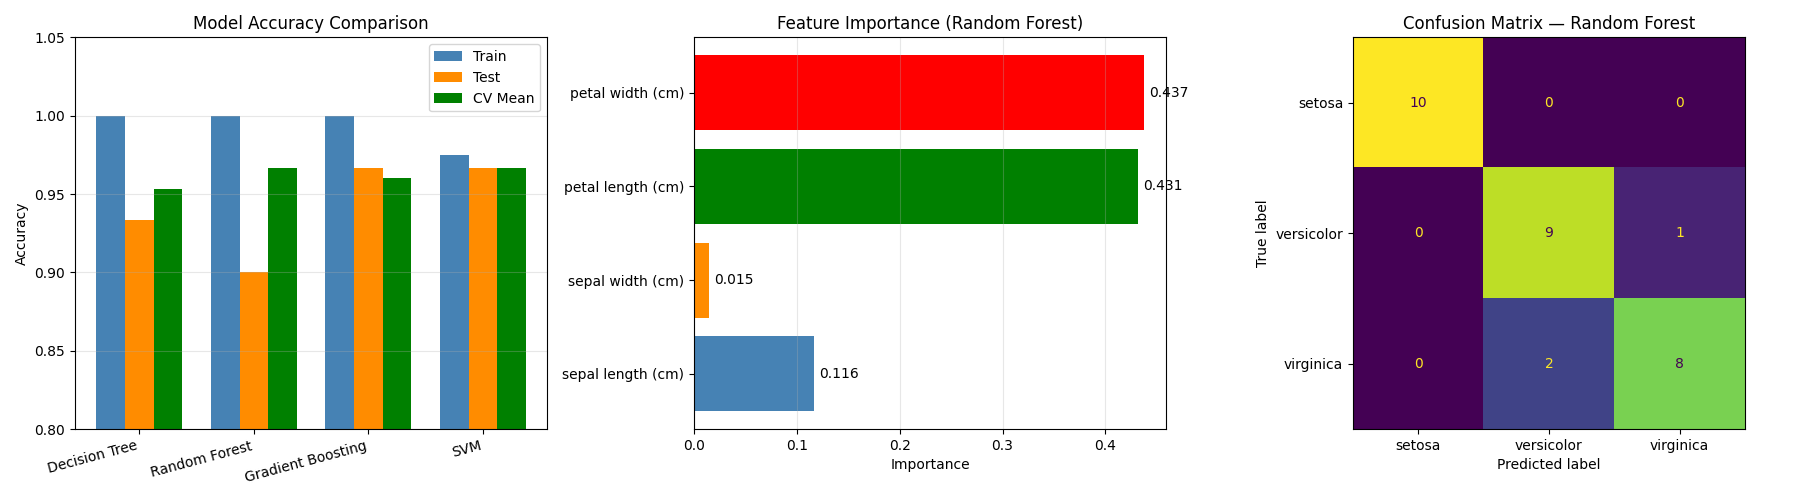

Source code (Python):
import numpy as np
import matplotlib.pyplot as plt
from sklearn.datasets import load_iris
from sklearn.model_selection import train_test_split, cross_val_score
from sklearn.preprocessing import StandardScaler
from sklearn.tree import DecisionTreeClassifier
from sklearn.ensemble import RandomForestClassifier, GradientBoostingClassifier
from sklearn.svm import SVC
from sklearn.metrics import accuracy_score, confusion_matrix, ConfusionMatrixDisplay

# ═══════════════════════════════════════════════
# ALL 4 MODELS COMPARISON
# ═══════════════════════════════════════════════

# ─── 1. LOAD & PREPARE DATA ─────────────────────
print("="*55)
print("  MODEL COMPARISON — DECISION TREE vs RF vs GB vs SVM")
print("="*55)

iris = load_iris()
X, y = iris.data, iris.target

X_train, X_test, y_train, y_test = train_test_split(
    X, y, test_size=0.2, random_state=42, stratify=y
)

# Scale features (important for SVM!)
scaler = StandardScaler()
X_train_scaled = scaler.fit_transform(X_train)
X_test_scaled  = scaler.transform(X_test)

print(f"Dataset    : Iris ({len(X)} samples, {X.shape[1]} features)")
print(f"Classes    : {iris.target_names}")
print(f"Train/Test : {len(X_train)}/{len(X_test)} samples")

# ─── 2. DEFINE ALL MODELS ───────────────────────
models = {
    "Decision Tree"     : DecisionTreeClassifier(max_depth=5, random_state=42),
    "Random Forest"     : RandomForestClassifier(n_estimators=100, random_state=42),
    "Gradient Boosting" : GradientBoostingClassifier(n_estimators=100, random_state=42),
    "SVM"               : SVC(kernel='rbf', C=1.0, random_state=42),
}

# ─── 3. TRAIN & EVALUATE ALL MODELS ────────────
print("\n" + "="*55)
print("  RESULTS")
print("="*55)
print(f"{'Model':<22} {'Train Acc':>10} {'Test Acc':>10} {'CV Score':>10}")
print("-"*55)

results = {}

for name, model in models.items():
    # Use scaled data for SVM, raw for tree models
    if name == "SVM":
        model.fit(X_train_scaled, y_train)
        train_acc = model.score(X_train_scaled, y_train)
        test_acc  = model.score(X_test_scaled,  y_test)
        cv_scores = cross_val_score(model,
                    scaler.fit_transform(X), y, cv=5)
    else:
        model.fit(X_train, y_train)
        train_acc = model.score(X_train, y_train)
        test_acc  = model.score(X_test,  y_test)
        cv_scores = cross_val_score(model, X, y, cv=5)

    results[name] = {
        "train_acc" : train_acc,
        "test_acc"  : test_acc,
        "cv_mean"   : cv_scores.mean(),
        "model"     : model
    }

    print(f"{name:<22} {train_acc:>10.4f} {test_acc:>10.4f} {cv_scores.mean():>10.4f}")

# ─── 4. FIND WINNER ─────────────────────────────
best_model = max(results, key=lambda x: results[x]["cv_mean"])
print("-"*55)
print(f"🏆 Best Model (by CV score): {best_model}")

# ─── 5. FEATURE IMPORTANCE ──────────────────────
print("\n" + "="*55)
print("  FEATURE IMPORTANCE (Random Forest)")
print("="*55)

rf_model = results["Random Forest"]["model"]
importances = rf_model.feature_importances_

for feat, imp in zip(iris.feature_names, importances):
    bar = "█" * int(imp * 50)
    print(f"{feat:<25} {imp:.4f}  {bar}")

# ─── 6. PLOT 1 — ACCURACY COMPARISON ───────────
fig, axes = plt.subplots(1, 3, figsize=(18, 5))

# Bar chart
model_names  = list(results.keys())
test_accs    = [results[m]["test_acc"]  for m in model_names]
train_accs   = [results[m]["train_acc"] for m in model_names]
cv_scores    = [results[m]["cv_mean"]   for m in model_names]

x = np.arange(len(model_names))
width = 0.25

axes[0].bar(x - width, train_accs, width, label="Train",    color="steelblue")
axes[0].bar(x,         test_accs,  width, label="Test",     color="darkorange")
axes[0].bar(x + width, cv_scores,  width, label="CV Mean",  color="green")
axes[0].set_xticks(x)
axes[0].set_xticklabels(model_names, rotation=15, ha='right')
axes[0].set_ylim(0.8, 1.05)
axes[0].set_title("Model Accuracy Comparison")
axes[0].set_ylabel("Accuracy")
axes[0].legend()
axes[0].grid(axis='y', alpha=0.3)

# Feature importance
feat_names = iris.feature_names
feat_imp   = rf_model.feature_importances_
colors     = ["steelblue", "darkorange", "green", "red"]

axes[1].barh(feat_names, feat_imp, color=colors)
axes[1].set_title("Feature Importance (Random Forest)")
axes[1].set_xlabel("Importance")
axes[1].grid(axis='x', alpha=0.3)

for i, v in enumerate(feat_imp):
    axes[1].text(v + 0.005, i, f"{v:.3f}", va='center')

# Confusion matrix for best model
best = results[best_model]["model"]
if best_model == "SVM":
    y_pred = best.predict(X_test_scaled)
else:
    y_pred = best.predict(X_test)

cm = confusion_matrix(y_test, y_pred)
disp = ConfusionMatrixDisplay(confusion_matrix=cm,
                               display_labels=iris.target_names)
disp.plot(ax=axes[2], colorbar=False)
axes[2].set_title(f"Confusion Matrix — {best_model}")

plt.tight_layout()
plt.savefig("models_comparison.png")
plt.show()
print("\nmodels_comparison.png saved!")

# ─── 7. OVERFITTING CHECK ───────────────────────
print("\n" + "="*55)
print("  OVERFITTING CHECK")
print("  (big gap between train & test = overfitting)")
print("="*55)
print(f"{'Model':<22} {'Train':>8} {'Test':>8} {'Gap':>8} {'Status':>12}")
print("-"*55)

for name in model_names:
    train = results[name]["train_acc"]
    test  = results[name]["test_acc"]
    gap   = train - test
    status = "⚠️ Overfit" if gap > 0.05 else "✅ Good"
    print(f"{name:<22} {train:>8.4f} {test:>8.4f} {gap:>8.4f} {status:>12}") 
